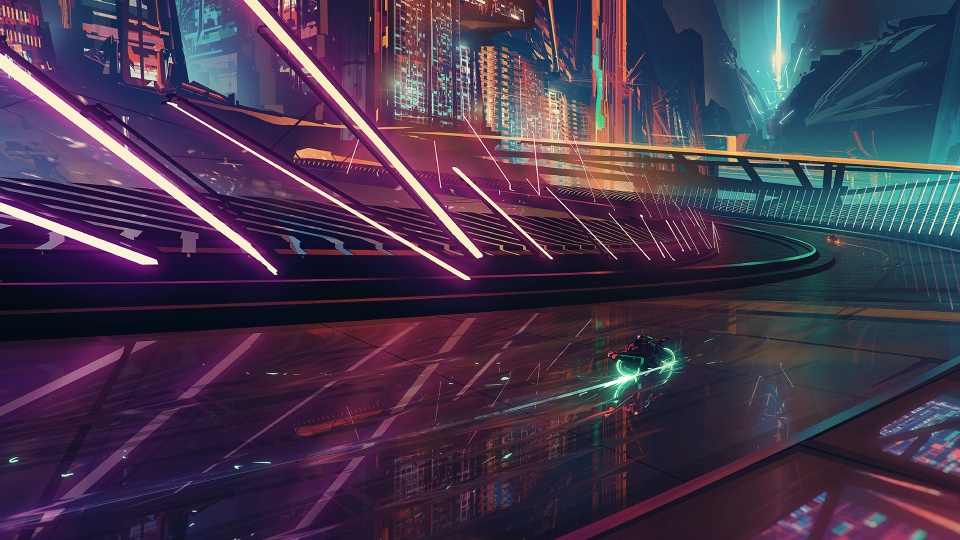
#> input picture processing/pixel_sorting/tron.png, 1920 x 1080 px (shown at 1/2 size)
$ python pixels.py
#> lines starting #> are read from the running program, lines starting #| are printed output that depends on the picture
import numpy as np
import cv2
from matplotlib import pyplot as plt

#img = cv2.imread("hotel.jpg") #900,1440,3
#img = cv2.imread("gradient.png") #256,256,3
#img = cv2.imread("Lenna.png") #1080,1920
img = cv2.imread("tron.png")
#> img is the input picture: shape (1080, 1920, 3); mean B, G, R 77.4, 55.3, 68.9

print(img.shape)
#| (1080, 1920, 3)
x,y,z = img.shape
#> x = 1080; y = 1920; z = 3
img = cv2.resize(img,(round(y/10)*10, round(x/10)*10),interpolation = cv2.INTER_CUBIC)
hsv = cv2.cvtColor(img, cv2.COLOR_BGR2HSV)
#> hsv: shape (1080, 1920, 3); mean H, S, V 123.6, 136.8, 89.5
original_shape = np.array(hsv.shape).astype(int)
#> original_shape = [1080, 1920, 3]
print(original_shape)
#| [1080 1920    3]

n = 0

while(1):
    #reshaped = np.reshape(hsv,(90,180,-1,3))
    #reshaped = np.reshape(hsv,(108,192,-1,3))
    reshaped = np.reshape(hsv,(int(original_shape[1]/10),int(original_shape[0]/10),-1,3))
    reshaped_sorted = np.sort(reshaped,axis = n)
    reshaped_sorted = np.reshape(reshaped_sorted,hsv.shape)
#> reshaped_sorted: shape (1080, 1920, 3); mean H, S, V 123.6, 136.8, 89.5
    reshaped_sorted  = cv2.cvtColor(reshaped_sorted, cv2.COLOR_HSV2RGB)
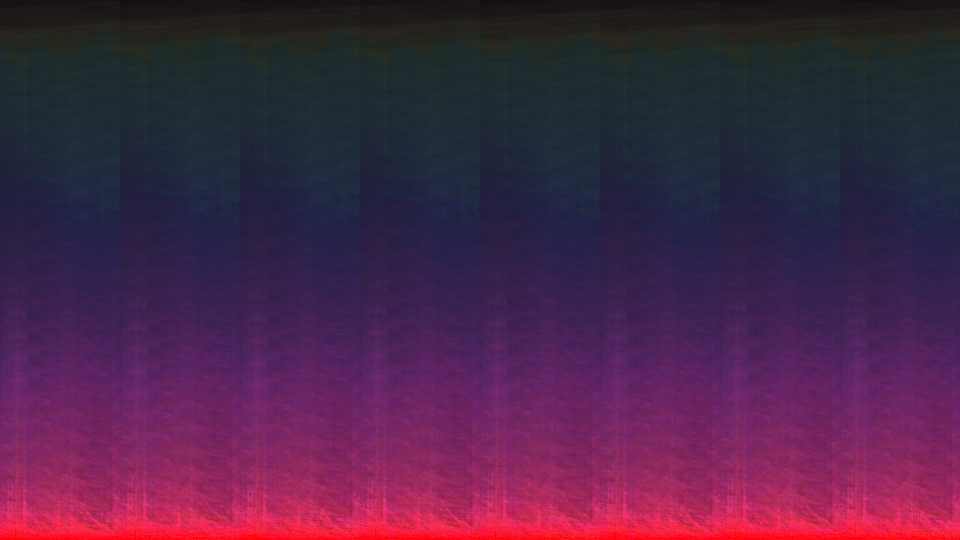
#> reshaped_sorted: shape (1080, 1920, 3) (shown at 1/2 size); mean R, G, B 75.4, 36.8, 71.6

#cool effect
    #reshaped2 = np.reshape(hsv,(90,100,-1,3))
    reshaped2 = np.reshape(hsv,(int(original_shape[1]/5),int(original_shape[0]/10),-1,3))
    reshaped_sorted2 = np.sort(reshaped2,axis = 2)
    reshaped_sorted2 = np.reshape(reshaped_sorted2,hsv.shape)
#> reshaped_sorted2: shape (1080, 1920, 3); mean H, S, V 123.6, 136.8, 89.5
    reshaped_sorted2  = cv2.cvtColor(reshaped_sorted2, cv2.COLOR_HSV2RGB)
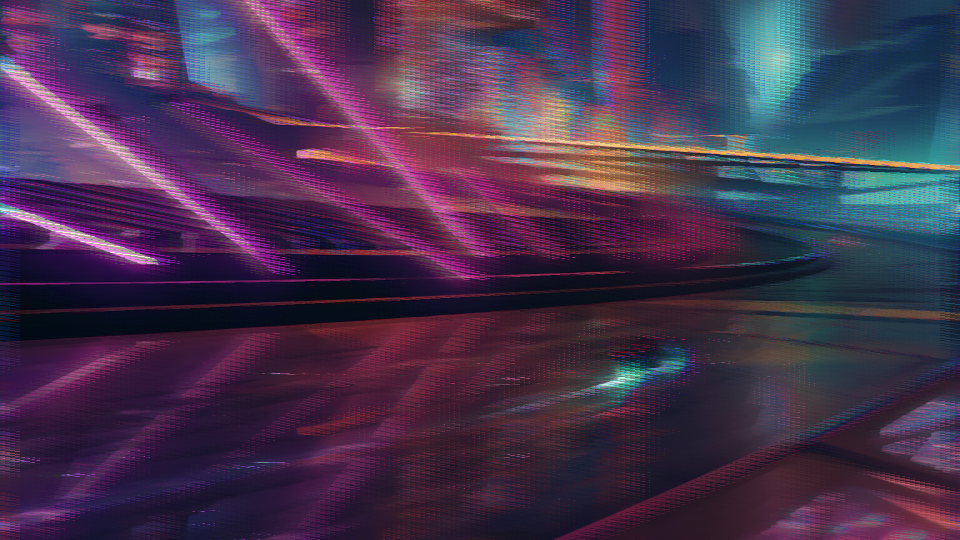
#> reshaped_sorted2: shape (1080, 1920, 3) (shown at 1/2 size); mean R, G, B 68.5, 49.6, 77.2

    #reshaped3 = np.reshape(hsv,(90,144,-1,3))
    reshaped3 = np.reshape(hsv,(int(original_shape[1]/5),int(original_shape[0]/20),-1,3))
    reshaped_sorted3 = np.sort(reshaped3,axis = n)
    reshaped_sorted3 = np.reshape(reshaped_sorted3,hsv.shape)
#> reshaped_sorted3: shape (1080, 1920, 3); mean H, S, V 123.6, 136.8, 89.5
    reshaped_sorted3  = cv2.cvtColor(reshaped_sorted3, cv2.COLOR_HSV2RGB)


# [6 lines of commented-out code are left out]
    reshaped4 = np.reshape(hsv,(int(original_shape[0]/5),-1,int(original_shape[1]/20),3))
    reshaped_sorted4 = np.sort(reshaped4,axis = 2) #flip around axis i fugkec up n didnt note it
    reshaped_sorted4 = np.reshape(reshaped_sorted4,hsv.shape)
#> reshaped_sorted4: shape (1080, 1920, 3); mean H, S, V 123.6, 136.8, 89.5
    reshaped_sorted4  = cv2.cvtColor(reshaped_sorted4, cv2.COLOR_HSV2RGB)
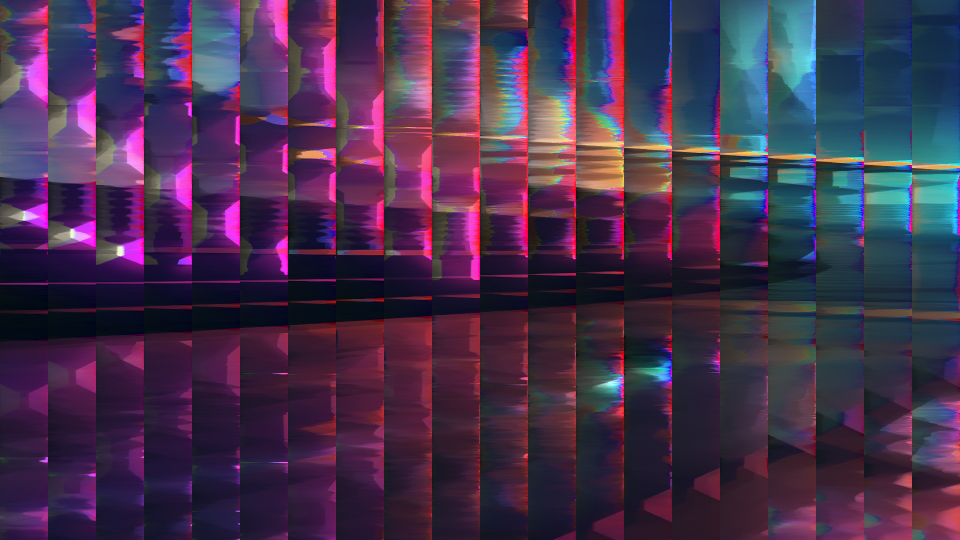
#> reshaped_sorted4: shape (1080, 1920, 3) (shown at 1/2 size); mean R, G, B 68.6, 48.4, 77


    plt.subplot(3,2,1),plt.imshow(cv2.cvtColor(img, cv2.COLOR_BGR2RGB)
    ),plt.title('Original')
    plt.subplot(3,2,2),plt.imshow(np.sort(cv2.cvtColor(img, cv2.COLOR_BGR2RGB)
    , axis=1)),plt.title('Sorted by Row')
    plt.subplot(3,2,3),plt.imshow(reshaped_sorted),plt.title('x/10, y/10\nAxis=2')
    plt.subplot(3,2,4),plt.imshow(reshaped_sorted2),plt.title('x/5, y/10\nAxis=2')
    plt.subplot(3,2,5),plt.imshow(reshaped_sorted3),plt.title('x/10, y/5\nAxis=0')
    plt.subplot(3,2,6),plt.imshow(reshaped_sorted4),plt.title('x/5, y/5\nAxis=0')
    plt.show()
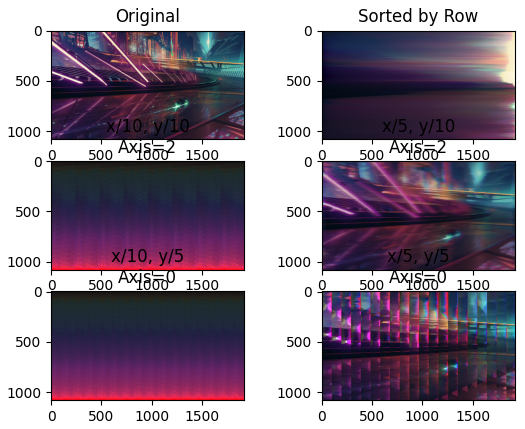
#> figure drawn by matplotlib, 6 panels

    n = n+1
